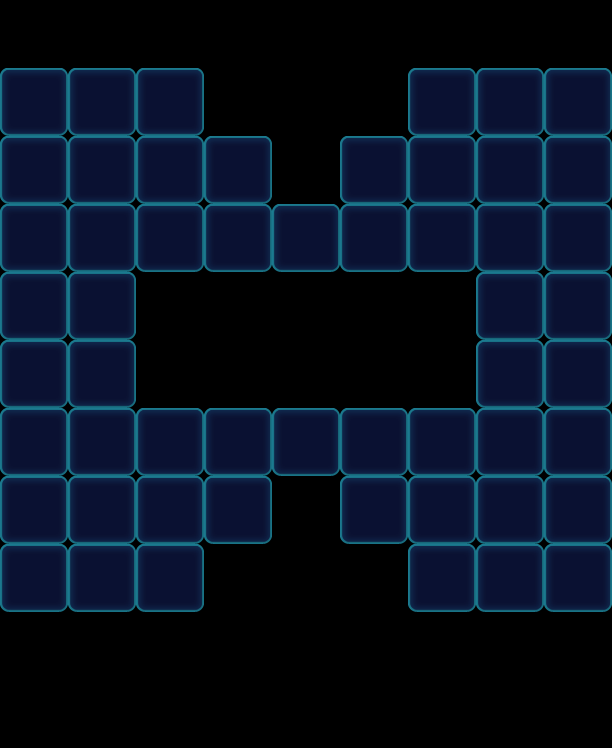

A 2D game scene composited from a Tiled map and its tileset images. What follows is a short description and the map's XML, with each tile layer's data collapsed to a summary:
An orthogonal 9x11 tile map with 68x68 px tiles, 1 tile layer (Valid), 2 tilesets and 122 objects (54x Floor, 54x Monster, 14x Factory_Normal).

<map version="1.0" orientation="orthogonal" width="9" height="11" tilewidth="68" tileheight="68">
 <tileset firstgid="1" name="game_grid1" tilewidth="68" tileheight="68">
  <image source="game_grid1.png" width="68" height="68" />
 </tileset>
 <tileset firstgid="2" name="map" tilewidth="68" tileheight="68">
  <image source="map.png" width="1024" height="1024" />
 </tileset>
 <layer name="Valid" width="9" height="11">
  <data>[99 cells, 54 non-empty, 1 distinct tile ids]</data>
 </layer>
 <objectgroup name="BottomObj" width="9" height="11">
  <object type="Floor" gid="33" x="340" y="272">
   <properties>
    <property name="Layers" value="2" />
   </properties>
  </object>
  <object type="Floor" gid="33" x="340" y="476">
   <properties>
    <property name="Layers" value="2" />
   </properties>
  </object>
  <object type="Floor" gid="33" x="204" y="272">
   <properties>
    <property name="Layers" value="2" />
   </properties>
  </object>
  <object type="Floor" gid="33" x="204" y="476">
   <properties>
    <property name="Layers" value="2" />
   </properties>
  </object>
  <object type="Floor" gid="33" x="68" y="340">
   <properties>
    <property name="Layers" value="2" />
   </properties>
  </object>
  <object type="Floor" gid="33" x="68" y="408">
   <properties>
    <property name="Layers" value="2" />
   </properties>
  </object>
  <object type="Floor" gid="33" x="476" y="340">
   <properties>
    <property name="Layers" value="2" />
   </properties>
  </object>
  <object type="Floor" gid="33" x="476" y="408">
   <properties>
    <property name="Layers" value="2" />
   </properties>
  </object>
  <object type="Floor" gid="33" x="476" y="272">
   <properties>
    <property name="Layers" value="2" />
   </properties>
  </object>
  <object type="Floor" gid="33" x="476" y="476">
   <properties>
    <property name="Layers" value="2" />
   </properties>
  </object>
  <object type="Floor" gid="33" x="408" y="204">
   <properties>
    <property name="Layers" value="2" />
   </properties>
  </object>
  <object type="Floor" gid="33" x="408" y="544">
   <properties>
    <property name="Layers" value="2" />
   </properties>
  </object>
  <object type="Floor" gid="33" x="68" y="272">
   <properties>
    <property name="Layers" value="2" />
   </properties>
  </object>
  <object type="Floor" gid="33" x="68" y="476">
   <properties>
    <property name="Layers" value="2" />
   </properties>
  </object>
  <object type="Floor" gid="33" x="136" y="204">
   <properties>
    <property name="Layers" value="2" />
   </properties>
  </object>
  <object type="Floor" gid="33" x="136" y="544">
   <properties>
    <property name="Layers" value="2" />
   </properties>
  </object>
  <object type="Floor" gid="33" x="544" y="272">
   <properties>
    <property name="Layers" value="2" />
   </properties>
  </object>
  <object type="Floor" gid="33" x="544" y="408">
   <properties>
    <property name="Layers" value="2" />
   </properties>
  </object>
  <object type="Floor" gid="33" x="544" y="204">
   <properties>
    <property name="Layers" value="2" />
   </properties>
  </object>
  <object type="Floor" gid="33" x="544" y="340">
   <properties>
    <property name="Layers" value="2" />
   </properties>
  </object>
  <object type="Floor" gid="33" x="544" y="476">
   <properties>
    <property name="Layers" value="2" />
   </properties>
  </object>
  <object type="Floor" gid="33" x="544" y="544">
   <properties>
    <property name="Layers" value="2" />
   </properties>
  </object>
  <object type="Floor" gid="33" x="0" y="272">
   <properties>
    <property name="Layers" value="2" />
   </properties>
  </object>
  <object type="Floor" gid="33" x="0" y="408">
   <properties>
    <property name="Layers" value="2" />
   </properties>
  </object>
  <object type="Floor" gid="33" x="0" y="204">
   <properties>
    <property name="Layers" value="2" />
   </properties>
  </object>
  <object type="Floor" gid="33" x="0" y="340">
   <properties>
    <property name="Layers" value="2" />
   </properties>
  </object>
  <object type="Floor" gid="33" x="0" y="476">
   <properties>
    <property name="Layers" value="2" />
   </properties>
  </object>
  <object type="Floor" gid="33" x="0" y="544">
   <properties>
    <property name="Layers" value="2" />
   </properties>
  </object>
  <object type="Floor" gid="33" x="408" y="612">
   <properties>
    <property name="Layers" value="2" />
   </properties>
  </object>
  <object type="Floor" gid="33" x="476" y="612">
   <properties>
    <property name="Layers" value="2" />
   </properties>
  </object>
  <object type="Floor" gid="33" x="408" y="136">
   <properties>
    <property name="Layers" value="2" />
   </properties>
  </object>
  <object type="Floor" gid="33" x="476" y="136">
   <properties>
    <property name="Layers" value="2" />
   </properties>
  </object>
  <object type="Floor" gid="33" x="136" y="136">
   <properties>
    <property name="Layers" value="2" />
   </properties>
  </object>
  <object type="Floor" gid="33" x="68" y="136">
   <properties>
    <property name="Layers" value="2" />
   </properties>
  </object>
  <object type="Floor" gid="33" x="136" y="612">
   <properties>
    <property name="Layers" value="2" />
   </properties>
  </object>
  <object type="Floor" gid="33" x="68" y="612">
   <properties>
    <property name="Layers" value="2" />
   </properties>
  </object>
  <object name="6546" type="Floor" gid="32" x="0" y="136">
   <properties>
    <property name="Layers" value="1" />
   </properties>
  </object>
  <object name="6546" type="Floor" gid="32" x="0" y="612">
   <properties>
    <property name="Layers" value="1" />
   </properties>
  </object>
  <object name="6546" type="Floor" gid="32" x="544" y="612">
   <properties>
    <property name="Layers" value="1" />
   </properties>
  </object>
  <object name="6546" type="Floor" gid="32" x="544" y="136">
   <properties>
    <property name="Layers" value="1" />
   </properties>
  </object>
  <object name="6546" type="Floor" gid="32" x="68" y="204">
   <properties>
    <property name="Layers" value="1" />
   </properties>
  </object>
  <object name="6546" type="Floor" gid="32" x="136" y="272">
   <properties>
    <property name="Layers" value="1" />
   </properties>
  </object>
  <object name="6546" type="Floor" gid="32" x="204" y="204">
   <properties>
    <property name="Layers" value="1" />
   </properties>
  </object>
  <object name="6546" type="Floor" gid="32" x="272" y="272">
   <properties>
    <property name="Layers" value="1" />
   </properties>
  </object>
  <object name="6546" type="Floor" gid="32" x="340" y="204">
   <properties>
    <property name="Layers" value="1" />
   </properties>
  </object>
  <object name="6546" type="Floor" gid="32" x="408" y="272">
   <properties>
    <property name="Layers" value="1" />
   </properties>
  </object>
  <object name="6546" type="Floor" gid="32" x="476" y="204">
   <properties>
    <property name="Layers" value="1" />
   </properties>
  </object>
  <object name="6546" type="Floor" gid="32" x="68" y="544">
   <properties>
    <property name="Layers" value="1" />
   </properties>
  </object>
  <object name="6546" type="Floor" gid="32" x="136" y="476">
   <properties>
    <property name="Layers" value="1" />
   </properties>
  </object>
  <object name="6546" type="Floor" gid="32" x="204" y="544">
   <properties>
    <property name="Layers" value="1" />
   </properties>
  </object>
  <object name="6546" type="Floor" gid="32" x="272" y="476">
   <properties>
    <property name="Layers" value="1" />
   </properties>
  </object>
  </objectgroup>
 <objectgroup name="MiddleObj" width="9" height="11">
  <!-- 54 objects omitted --></objectgroup>
 <objectgroup color="#000000" name="TopObj" width="9" height="11">
  <!-- 14 objects omitted --></objectgroup>
</map>
<!-- 71 of 122 objects omitted -->
